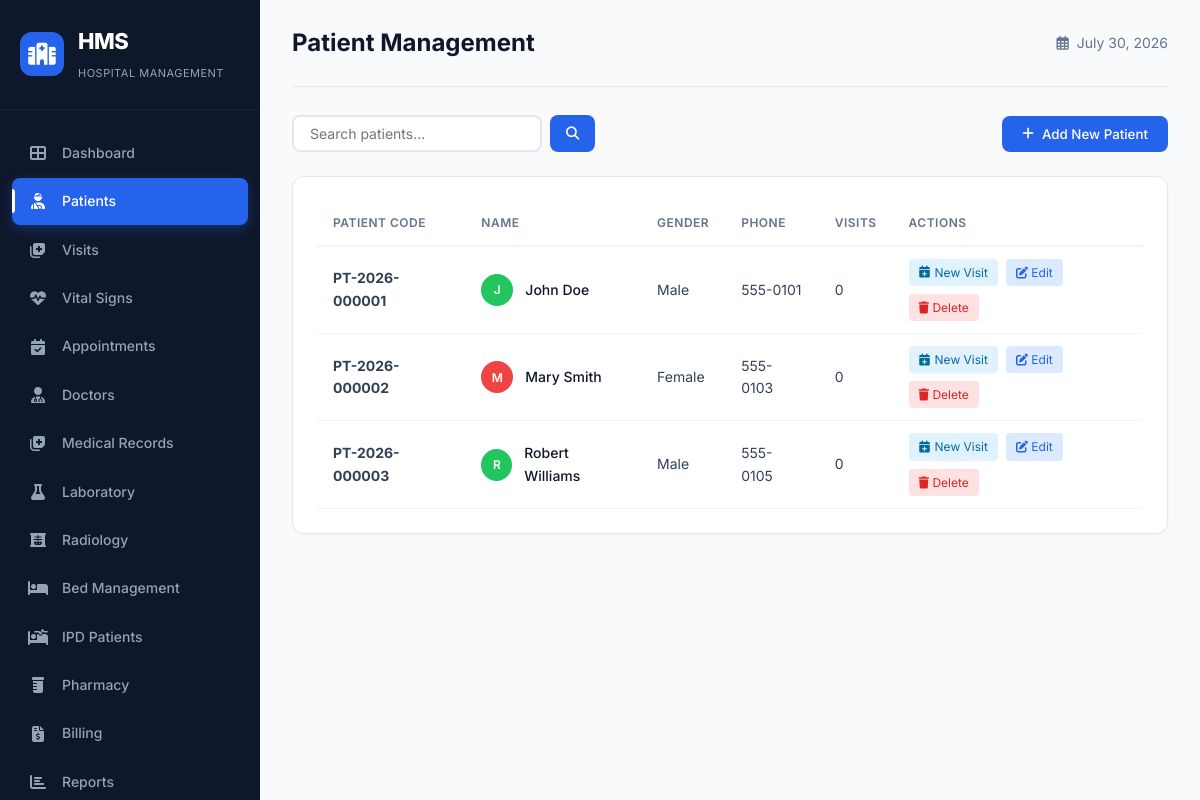
The app's page /patients.php (signed in) with its own data.
### tables this page shows
CREATE TABLE `patients` (
  `patient_id` int(10) UNSIGNED NOT NULL,
  `patient_code` varchar(20) NOT NULL,
  `first_name` varchar(60) NOT NULL,
  `last_name` varchar(60) NOT NULL,
  `date_of_birth` date DEFAULT NULL,
  `gender_id` int(10) UNSIGNED DEFAULT NULL,
  `phone` varchar(20) DEFAULT NULL,
  `email` varchar(120) DEFAULT NULL,
  `address` varchar(255) DEFAULT NULL,
  `national_id` varchar(40) DEFAULT NULL,
  `blood_group` varchar(5) DEFAULT NULL,
  `emergency_contact_name` varchar(100) DEFAULT NULL,
  `emergency_contact_phone` varchar(20) DEFAULT NULL,
  `allergies` text DEFAULT NULL,
  `registered_at` datetime NOT NULL DEFAULT current_timestamp(),
  `is_active` tinyint(1) NOT NULL DEFAULT 1,
  `primary_doctor_id` int(10) UNSIGNED DEFAULT NULL
);

CREATE TABLE `lookup_genders` (
  `gender_id` int(10) UNSIGNED NOT NULL,
  `name` varchar(20) NOT NULL
);

### includes/functions.php (called while the page is built, shortened)
<?php
function getUserColor($name) {
    $colors = ['#2563eb', '#8b5cf6', '#22c55e', '#f59e0b', '#ef4444', '#06b6d4', '#ec4899'];
    $index = abs(crc32($name)) % count($colors);
    return $colors[$index];
}
?>

### patients.php (the view, shortened to what this page needs)
<?php
require_once 'config/database.php';
require_once 'includes/functions.php';
$searchTerm = isset($_GET['search']) ? sanitizeInput($_GET['search']) : '';
if ($searchTerm) {
    $patients = searchPatients($conn, $searchTerm);
} else {
    $query = "SELECT p.*, g.name as gender_name,
              (SELECT COUNT(*) FROM visits WHERE patient_id = p.patient_id) as total_visits
              FROM patients p
              LEFT JOIN lookup_genders g ON p.gender_id = g.gender_id
              WHERE p.is_active = 1
              ORDER BY p.patient_id ASC
              LIMIT 50";
    $result = $conn->query($query);
    $patients = $result ? $result->fetch_all(MYSQLI_ASSOC) : [];
}
?>
<!DOCTYPE html>
<html lang="en">
<head>
    <link rel="stylesheet" href="assets/css/style.css">
    <link rel="stylesheet" href="https://cdnjs.cloudflare.com/ajax/libs/font-awesome/6.4.0/css/all.min.css">
</head>
<body>
    <div class="dashboard-container">
        <?php include 'includes/sidebar.php'; ?>
        <main class="main-content">
            <header class="top-bar">
                <div class="top-bar-left">
                    <h1>Patient Management</h1>
                </div>
                <div class="top-bar-right">
                    <div class="date-display">
                        <i class="far fa-calendar-alt"></i>
                        <span><?php echo date('F j, Y'); ?></span>
                    </div>
                </div>
            </header>
            <div style="display: flex; justify-content: space-between; align-items: center; margin-bottom: 24px; flex-wrap: wrap; gap: 12px;">
                <div class="search-box-patients">
                    <form method="GET" action="" style="display: flex; gap: 8px;">
                        <input type="text" name="search" placeholder="Search patients..." value="<?php echo htmlspecialchars($searchTerm); ?>">
                        <button type="submit" style="padding: 8px 16px; background: #2563eb; color: #fff; border: none; border-radius: 8px; cursor: pointer;">
                            <i class="fas fa-search"></i>
                        </button>
                    </form>
                </div>
                <button class="btn-create" onclick="window.location.href='patients.php?action=create'">
                    <i class="fas fa-plus"></i> Add New Patient
                </button>
            </div>
            <div class="table-card">
                <div class="table-responsive">
                    <table class="recent-table">
                        <thead>
                            <tr>
                                <th>Patient Code</th>
                                <th>Name</th>
                                <th>Gender</th>
                                <th>Phone</th>
                                <th>Visits</th>
                                <th>Actions</th>
                            </tr>
                        </thead>
                        <tbody>
                            <?php if (empty($patients)): ?>
                                <tr>
                                    <td colspan="6" style="text-align: center; color: #94a3b8; padding: 40px;">
                                        <i class="fas fa-inbox" style="font-size: 32px; display: block; margin-bottom: 8px;"></i>
                                        No patients found
                                    </td>
                                </tr>
                            <?php else: ?>
                                <?php foreach ($patients as $patient): ?>
                                <tr>
                                    <td><strong><?php echo htmlspecialchars($patient['patient_code']); ?></strong></td>
                                    <td>
                                        <div class="patient-info">
                                            <div class="avatar" style="background: <?php echo getUserColor($patient['first_name']); ?>; width: 32px; height: 32px; font-size: 12px;">
                                                <?php echo strtoupper(substr($patient['first_name'], 0, 1)); ?>
                                            </div>
                                            <div>
                                                <span class="patient-name"><?php echo htmlspecialchars($patient['first_name'] . ' ' . $patient['last_name']); ?></span>
                                            </div>
                                        </div>
                                    </td>
                                    <td><?php echo htmlspecialchars($patient['gender_name'] ?? 'N/A'); ?></td>
                                    <td><?php echo htmlspecialchars($patient['phone'] ?? 'N/A'); ?></td>
                                    <td><?php echo $patient['total_visits'] ?? 0; ?></td>
                                    <td>
                                        <div class="action-buttons">
                                            <a href="visits.php?action=create&patient_id=<?php echo $patient['patient_id']; ?>" class="btn-create-action">
                                                <i class="fas fa-calendar-plus"></i> New Visit
                                            </a>
                                            <a href="patients.php?action=edit&id=<?php echo $patient['patient_id']; ?>" class="btn-edit">
                                                <i class="fas fa-edit"></i> Edit
                                            </a>
                                            <a href="patients.php?action=delete&id=<?php echo $patient['patient_id']; ?>" class="btn-delete" onclick="return confirm('Are you sure you want to delete this patient?');">
                                                <i class="fas fa-trash"></i> Delete
                                            </a>
                                        </div>
                                    </td>
                                </tr>
                                <?php endforeach; ?>
                            <?php endif; ?>
                        </tbody>
                    </table>
                </div>
            </div>
        </main>
    </div>
</body>
</html>

### assets/css/style.css (style rules this page uses)
.btn-create-action { display: inline-flex; align-items: center; gap: 4px; padding: 4px 10px; border-radius: 4px; background: #e0f2fe; color: #0369a1; font-size: 12px; text-decoration: none; white-space: nowrap; }
:root { --primary: #2563eb; --primary-dark: #1d4ed8; --primary-light: #60a5fa; --secondary: #8b5cf6; --success: #22c55e; --warning: #f59e0b; --danger: #ef4444; --info: #3b82f6; --gray-50: #f8fafc; --gray-100: #f1f5f9; --gray-200: #e2e8f0; --gray-300: #cbd5e1; --gray-400: #94a3b8; --gray-500: #64748b; --gray-600: #475569; --gray-700: #334155; --gray-800: #1e293b; --gray-900: #0f172a; --sidebar-width: 260px; --topbar-height: 70px; --shadow-sm: 0 1px 2px 0 rgb(0 0 0 / 0.05); --shadow: 0 1px 3px 0 rgb(0 0 0 / 0.1), 0 1px 2px -1px rgb(0 0 0 / 0.1); --shadow-md: 0 4px 6px -1px rgb(0 0 0 / 0.1), 0 2px 4px -2px rgb(0 0 0 / 0.1); --shadow-lg: 0 10px 15px -3px rgb(0 0 0 / 0.1), 0 4px 6px -4px rgb(0 0 0 / 0.1); --shadow-xl: 0 20px 25px -5px rgb(0 0 0 / 0.1), 0 8px 10px -6px rgb(0 0 0 / 0.1); --radius: 12px; --radius-sm: 8px; --radius-full: 9999px; --transition: all 0.3s cubic-bezier(0.4, 0, 0.2, 1); }
* { margin: 0; padding: 0; box-sizing: border-box; }
body { font-family: 'Inter', -apple-system, BlinkMacSystemFont, sans-serif; background: var(--gray-50); color: var(--gray-800); line-height: 1.6; overflow-x: hidden; }
.main-content { margin-left: var(--sidebar-width); padding: 24px 32px; min-height: 100vh; }
.top-bar { display: flex; justify-content: space-between; align-items: center; padding-bottom: 24px; border-bottom: 1px solid var(--gray-200); margin-bottom: 28px; }
.top-bar-left { display: flex; align-items: center; gap: 16px; }
.top-bar-left h1 { font-size: 24px; font-weight: 700; color: var(--gray-900); }
.top-bar-right { display: flex; align-items: center; gap: 20px; }
.date-display { display: flex; align-items: center; gap: 8px; color: var(--gray-500); font-size: 14px; }
.chart-card, .table-card { background: #fff; border-radius: var(--radius); border: 1px solid var(--gray-200); padding: 24px; box-shadow: var(--shadow-sm); }
.table-responsive { overflow-x: auto; }
.recent-table { width: 100%; border-collapse: collapse; font-size: 14px; }
.recent-table thead th { text-align: left; padding: 12px 16px; font-weight: 600; color: var(--gray-500); font-size: 12px; text-transform: uppercase; letter-spacing: 0.5px; border-bottom: 2px solid var(--gray-100); }
.recent-table tbody td { padding: 12px 16px; border-bottom: 1px solid var(--gray-100); color: var(--gray-700); }
.patient-info { display: flex; align-items: center; gap: 12px; }
.patient-info .avatar { width: 34px; height: 34px; border-radius: 50%; background: var(--primary); color: #fff; display: flex; align-items: center; justify-content: center; font-size: 14px; font-weight: 600; }
.patient-name { font-weight: 500; display: block; color: var(--gray-900); }
.stat-card, .chart-card, .table-card, .alert-card { animation: fadeInUp 0.6s ease forwards; }

### records on screen
patients: patient_code "PT-2026-000001", first_name "J", first_name+last_name "John Doe", gender.name "Male", phone "555-0101", total_visits "0"
patients: patient_code "PT-2026-000002", first_name "M", first_name+last_name "Mary Smith", gender.name "Female", phone "555-0103", total_visits "0"
patients: patient_code "PT-2026-000003", first_name "R", first_name+last_name "Robert Williams", gender.name "Male", phone "555-0105", total_visits "0"
